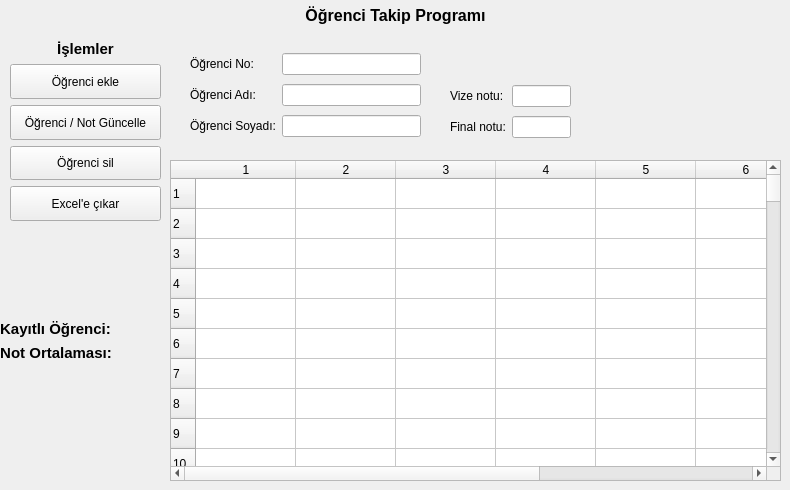
  <widget class="QWidget" name="centralwidget">
   <widget class="QWidget" name="verticalLayoutWidget">
    <property name="geometry">
     <rect>
      <x>10</x>
      <y>40</y>
      <width>151</width>
      <height>181</height>
     </rect>
    </property>
    <layout class="QVBoxLayout" name="verticalLayout">
     <item>
      <widget class="QLabel" name="label">
       <property name="font">
        <font>
         <family>Segoe UI</family>
         <pointsize>11</pointsize>
         <weight>75</weight>
         <bold>true</bold>
        </font>
       </property>
       <property name="text">
        <string>İşlemler</string>
       </property>
       <property name="alignment">
        <set>Qt::AlignCenter</set>
       </property>
      </widget>
     </item>
     <item>
      <widget class="QPushButton" name="oekle">
       <property name="sizePolicy">
        <sizepolicy hsizetype="Expanding" vsizetype="Expanding">
         <horstretch>0</horstretch>
         <verstretch>0</verstretch>
        </sizepolicy>
       </property>
       <property name="acceptDrops">
        <bool>false</bool>
       </property>
       <property name="text">
        <string>Öğrenci ekle</string>
       </property>
      </widget>
     </item>
     <item>
      <widget class="QPushButton" name="guncelle">
       <property name="sizePolicy">
        <sizepolicy hsizetype="Expanding" vsizetype="Expanding">
         <horstretch>0</horstretch>
         <verstretch>0</verstretch>
        </sizepolicy>
       </property>
       <property name="acceptDrops">
        <bool>false</bool>
       </property>
       <property name="text">
        <string>Öğrenci / Not Güncelle</string>
       </property>
      </widget>
     </item>
     <item>
      <widget class="QPushButton" name="osil">
       <property name="sizePolicy">
        <sizepolicy hsizetype="Expanding" vsizetype="Expanding">
         <horstretch>0</horstretch>
         <verstretch>0</verstretch>
        </sizepolicy>
       </property>
       <property name="acceptDrops">
        <bool>false</bool>
       </property>
       <property name="text">
        <string>Öğrenci sil</string>
       </property>
      </widget>
     </item>
     <item>
      <widget class="QPushButton" name="xlmolustur">
       <property name="sizePolicy">
        <sizepolicy hsizetype="Expanding" vsizetype="Expanding">
         <horstretch>0</horstretch>
         <verstretch>0</verstretch>
        </sizepolicy>
       </property>
       <property name="acceptDrops">
        <bool>false</bool>
       </property>
       <property name="text">
        <string>Excel'e çıkar</string>
       </property>
      </widget>
     </item>
    </layout>
   </widget>
   <widget class="QLabel" name="label_4">
    <property name="geometry">
     <rect>
      <x>280</x>
      <y>0</y>
      <width>231</width>
      <height>31</height>
     </rect>
    </property>
    <property name="font">
     <font>
      <family>Segoe UI</family>
      <pointsize>12</pointsize>
      <weight>75</weight>
      <bold>true</bold>
     </font>
    </property>
    <property name="text">
     <string>Öğrenci Takip Programı</string>
    </property>
    <property name="alignment">
     <set>Qt::AlignCenter</set>
    </property>
   </widget>
   <widget class="QWidget" name="formLayoutWidget">
    <property name="geometry">
     <rect>
      <x>0</x>
      <y>320</y>
      <width>161</width>
      <height>61</height>
     </rect>
    </property>
    <layout class="QFormLayout" name="formLayout">
     <item row="0" column="1">
      <widget class="QLabel" name="label_3">
       <property name="font">
        <font>
         <family>Segoe UI</family>
         <pointsize>10</pointsize>
         <weight>50</weight>
         <bold>false</bold>
        </font>
       </property>
       <property name="text">
        <string/>
       </property>
       <property name="alignment">
        <set>Qt::AlignCenter</set>
       </property>
      </widget>
     </item>
     <item row="1" column="0">
      <widget class="QLabel" name="label_5">
       <property name="font">
        <font>
         <family>Segoe UI</family>
         <pointsize>11</pointsize>
         <weight>75</weight>
         <bold>true</bold>
        </font>
       </property>
       <property name="text">
        <string>Not Ortalaması:</string>
       </property>
       <property name="alignment">
        <set>Qt::AlignCenter</set>
       </property>
      </widget>
     </item>
     <item row="1" column="1">
      <widget class="QLabel" name="label_6">
       <property name="font">
        <font>
         <family>Segoe UI</family>
         <pointsize>10</pointsize>
         <weight>50</weight>
         <bold>false</bold>
        </font>
       </property>
       <property name="text">
        <string/>
       </property>
       <property name="alignment">
        <set>Qt::AlignCenter</set>
       </property>
      </widget>
     </item>
     <item row="0" column="0">
      <widget class="QLabel" name="label_2">
       <property name="font">
        <font>
         <family>Segoe UI</family>
         <pointsize>11</pointsize>
         <weight>75</weight>
         <bold>true</bold>
        </font>
       </property>
       <property name="text">
        <string>Kayıtlı Öğrenci:</string>
       </property>
       <property name="alignment">
        <set>Qt::AlignCenter</set>
       </property>
      </widget>
     </item>
    </layout>
   </widget>
   <widget class="QTableWidget" name="tableWidget">
    <property name="geometry">
     <rect>
      <x>170</x>
      <y>160</y>
      <width>611</width>
      <height>321</height>
     </rect>
    </property>
    <property name="editTriggers">
     <set>QAbstractItemView::NoEditTriggers</set>
    </property>
    <property name="selectionMode">
     <enum>QAbstractItemView::SingleSelection</enum>
    </property>
    <property name="selectionBehavior">
     <enum>QAbstractItemView::SelectRows</enum>
    </property>
    <property name="textElideMode">
     <enum>Qt::ElideMiddle</enum>
    </property>
    <property name="rowCount">
     <number>100</number>
    </property>
    <property name="columnCount">
     <number>8</number>
    </property>
    <row/>
    <row/>
    <row/>
    <row/>
    <row/>
    <row/>
    <row/>
    <row/>
    <row/>
    <row/>
    <row/>
    <row/>
    <row/>
    <row/>
    <row/>
    <row/>
    <row/>
    <row/>
    <row/>
    <row/>
    <row/>
    <row/>
    <row/>
    <row/>
    <row/>
    <row/>
    <row/>
    <row/>
    <row/>
    <row/>
    <row/>
    <row/>
    <row/>
    <row/>
    <row/>
    <row/>
    <row/>
    <row/>
    <row/>
    <row/>
    <row/>
    <row/>
    <row/>
    <row/>
    <row/>
    <row/>
    <row/>
    <row/>
    <row/>
    <row/>
    <row/>
    <row/>
    <row/>
    <row/>
    <row/>
    <row/>
    <row/>
    <row/>
    <row/>
    <row/>
    <row/>
    <row/>
    <row/>
    <row/>
    <row/>
    <row/>
    <row/>
    <row/>
    <row/>
    <row/>
    <row/>
    <row/>
    <row/>
    <row/>
    <row/>
    <row/>
    <row/>
    <row/>
    <row/>
    <row/>
    <row/>
    <row/>
    <row/>
    <row/>
    <row/>
    <row/>
    <row/>
    <row/>
    <row/>
    <row/>
    <row/>
    <row/>
    <row/>
    <row/>
    <row/>
    <row/>
    <row/>
    <row/>
    <row/>
    <row/>
    <column/>
    <column/>
    <column/>
    <column/>
    <column/>
    <column/>
    <column/>
    <column/>
   </widget>
   <widget class="QWidget" name="gridLayoutWidget">
    <property name="geometry">
     <rect>
      <x>190</x>
      <y>50</y>
      <width>231</width>
      <height>93</height>
     </rect>
    </property>
    <layout class="QGridLayout" name="gridLayout">
     <item row="3" column="1">
      <widget class="QLineEdit" name="ogad"/>
     </item>
     <item row="3" column="0">
      <widget class="QLabel" name="label_7">
       <property name="text">
        <string>Öğrenci Adı:</string>
       </property>
      </widget>
     </item>
     <item row="4" column="0">
      <widget class="QLabel" name="label_9">
       <property name="text">
        <string>Öğrenci Soyadı:</string>
       </property>
      </widget>
     </item>
     <item row="4" column="1">
      <widget class="QLineEdit" name="ogsoyad"/>
     </item>
     <item row="0" column="0">
      <widget class="QLabel" name="label_8">
       <property name="text">
        <string>Öğrenci No:</string>
       </property>
      </widget>
     </item>
     <item row="0" column="1">
      <widget class="QLineEdit" name="ogno"/>
     </item>
    </layout>
   </widget>
   <widget class="QWidget" name="gridLayoutWidget_2">
    <property name="geometry">
     <rect>
      <x>450</x>
      <y>82</y>
      <width>121</width>
      <height>61</height>
     </rect>
    </property>
    <layout class="QGridLayout" name="gridLayout_2">
     <item row="3" column="2">
      <widget class="QLineEdit" name="ogfinal"/>
     </item>
     <item row="0" column="2">
      <widget class="QLineEdit" name="ogvize"/>
     </item>
     <item row="0" column="0">
      <widget class="QLabel" name="label_12">
       <property name="text">
        <string>Vize notu:</string>
       </property>
      </widget>
     </item>
     <item row="3" column="0">
      <widget class="QLabel" name="label_10">
       <property name="text">
        <string>Final notu:</string>
       </property>
      </widget>
     </item>
     <item row="0" column="1">
      <spacer name="horizontalSpacer">
       <property name="orientation">
        <enum>Qt::Horizontal</enum>
       </property>
       <property name="sizeHint" stdset="0">
        <size>
         <width>40</width>
         <height>20</height>
        </size>
       </property>
      </spacer>
     </item>
     <item row="3" column="1">
      <spacer name="horizontalSpacer_2">
       <property name="orientation">
        <enum>Qt::Horizontal</enum>
       </property>
       <property name="sizeHint" stdset="0">
        <size>
         <width>40</width>
         <height>20</height>
        </size>
       </property>
      </spacer>
     </item>
    </layout>
   </widget>
  </widget>
